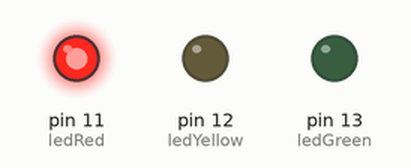
A sketch run on a simulated Arduino Uno, built with avr-gcc and run on an emulated ATmega328P. On the bench: output pins drawn as LEDs (lit = HIGH).

Above: at 2.0 s.
At 4.2 s:
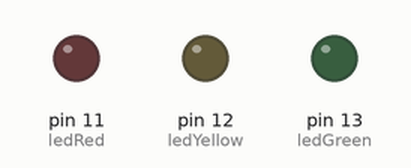
At 5.5 s:
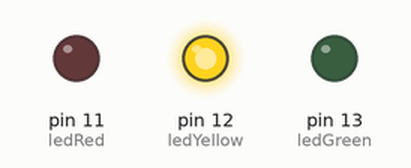
At 8.5 s:
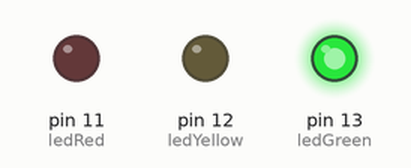
Timing chart, 0 to 14.3 s (numbered marks = the images above):
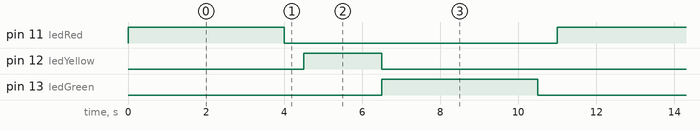

The sketch:

Semaphore.ino
```cpp
/*
  Semaphore

  Simple applications with LEDs to help students
  understand digitalWrite and delay
*/

int ledRed = 11;
int ledYellow = 12;
int ledGreen = 13;

// the setup routine runs once when you press reset:
void setup() {
  pinMode(ledRed, OUTPUT);
  pinMode(ledYellow, OUTPUT);
  pinMode(ledGreen, OUTPUT);
}

// the loop routine runs over and over again forever:
void loop() {
  digitalWrite(ledRed, HIGH);   // turn the LED on (HIGH is the voltage level)
    delay(4000);                       // wait for 4 second
  digitalWrite(ledRed, LOW);
    delay(500);

  digitalWrite(ledYellow, HIGH);
    delay(2000);
  digitalWrite(ledYellow, LOW);

  digitalWrite(ledGreen, HIGH);
    delay(4000);
  digitalWrite(ledGreen, LOW);
    delay(500);
}
```

Measured:
- by itself, pin 11 (ledRed), pin 13 (ledGreen): alternates HIGH for 4.0 s and LOW for 7.0 s
- by itself, pin 12 (ledYellow): alternates HIGH for 2.0 s and LOW for 9.0 s
- by itself, everything shown: repeats every 11.0 s, in 5 steps
